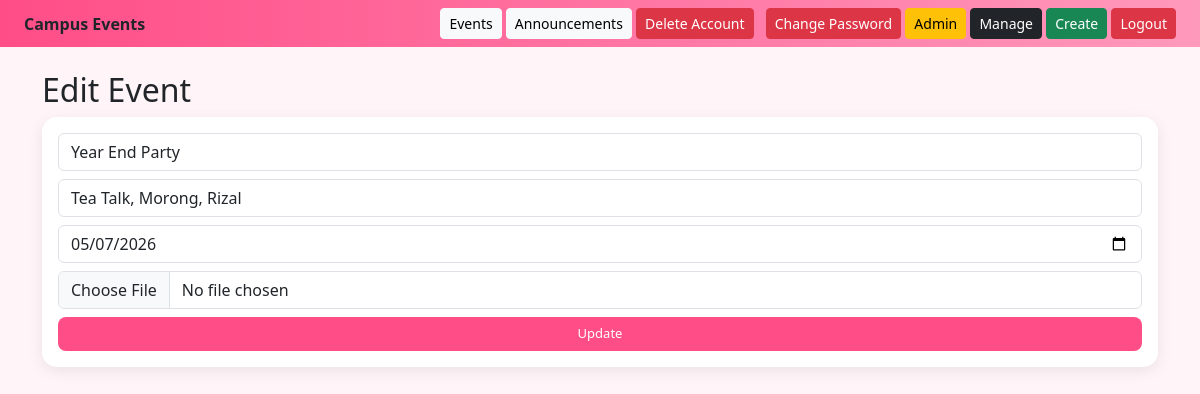
Page /WAD_SD_PROJECT/admin/edit_event.php?id=4 (signed in) on the committed database.
### tables this page shows
CREATE TABLE `events` (
  `id` int(11) NOT NULL,
  `title` varchar(255) NOT NULL,
  `venue` varchar(255) NOT NULL,
  `event_date` date NOT NULL,
  `image` varchar(255) DEFAULT NULL
);

### WAD_SD_PROJECT/admin/edit_event.php (the view, shortened to what this page needs)
<?php
include '../config.php';
$id = $_GET['id'];
$e = $conn->query("SELECT * FROM events WHERE id=$id")->fetch_assoc();
?>
<!DOCTYPE html>
<html>
<head>
<?php include '../includes/bootstrap.php'; ?>
</head>
<body>
<?php include '../includes/navbar.php'; ?>
<div class="container mt-4">
<h2>Edit Event</h2>
<form method="post" enctype="multipart/form-data" class="card card-custom p-3">
<input class="form-control mb-2" name="title" value="<?= $e['title'] ?>">
<input class="form-control mb-2" name="venue" value="<?= $e['venue'] ?>">
<input class="form-control mb-2" type="date" name="date" value="<?= $e['event_date'] ?>">
<input class="form-control mb-2" type="file" name="image">
<button class="btn btn-pink">Update</button>
</form>
</div>
</body>
</html>

### WAD_SD_PROJECT/assets/css/style.css (style rules this page uses)
body { background:#fff5f8; font-family:Segoe UI; }
.card-custom { border:none; border-radius:15px; box-shadow:0 4px 15px rgba(0,0,0,0.08); background:white; padding:10px; }
.btn-pink { background:#ff4d88; color:white; border-radius:8px; font-size:13px; }

### rows in the picture
events: title "Year End Party", venue "Tea Talk, Morong, Rizal", date "05/07/2026"
